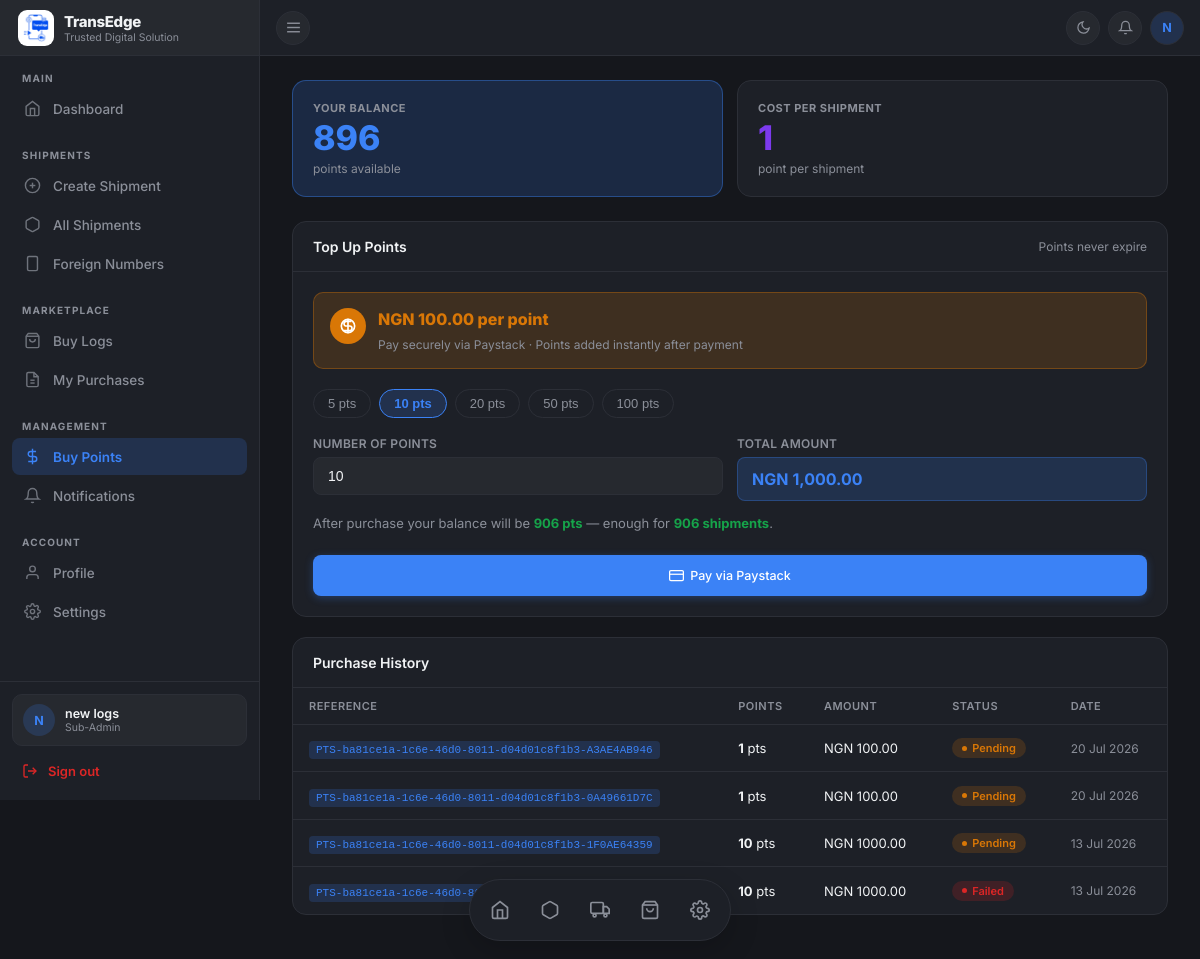
/shipping/sub-admin/points/ (signed in), run on an earlier commit of the app's database.
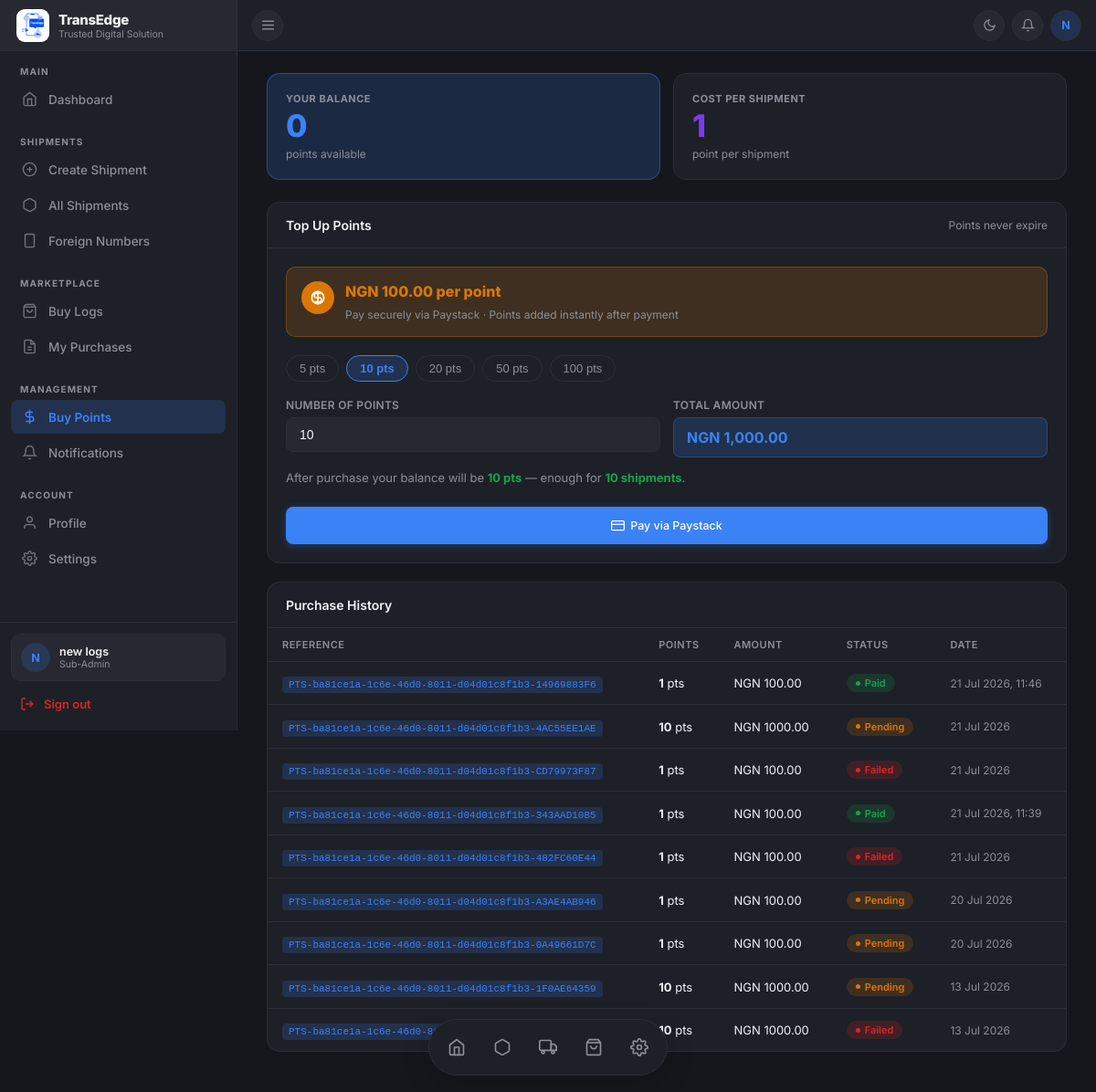
And on a later commit of the database.
### Business/models.py (models this page shows, shortened)
class SubAdminProfile(models.Model):
    class ApprovalStatus(models.TextChoices):
        PENDING   = "pending",   "Pending Approval"
        APPROVED  = "approved",  "Approved"
        REJECTED  = "rejected",  "Rejected"
        SUSPENDED = "suspended", "Suspended"
    user            = models.OneToOneField(
        settings.AUTH_USER_MODEL,
        on_delete=models.CASCADE,
        related_name="sub_admin_profile",
    )
    approval_status = models.CharField(
        max_length=10,
        choices=ApprovalStatus.choices,
        default=ApprovalStatus.PENDING,
    )
    approved_by     = models.ForeignKey(
        settings.AUTH_USER_MODEL,
        on_delete=models.SET_NULL,
        null=True, blank=True,
        related_name="approved_sub_admins",
    )
    approved_at        = models.DateTimeField(null=True, blank=True)
    rejection_reason   = models.TextField(blank=True)
    points_balance     = models.PositiveIntegerField(default=0)
    company_name       = models.CharField(max_length=255, blank=True)
    phone              = models.CharField(max_length=20, blank=True)
    address            = models.TextField(blank=True)
    created_at         = models.DateTimeField(auto_now_add=True)
    updated_at         = models.DateTimeField(auto_now=True)
    avatar          = models.ImageField(upload_to="avatars/", null=True, blank=True)
    whatsapp_number = models.CharField(max_length=20, blank=True)
    referral_code   = models.CharField(max_length=12, unique=True, blank=True, default="")
    referred_by     = models.ForeignKey(
        "self", null=True, blank=True,
        on_delete=models.SET_NULL, related_name="referrals",
    )
    last_activity   = models.DateTimeField(null=True, blank=True)

class PointsPurchase(models.Model):
    class Status(models.TextChoices):
        PENDING = "pending", "Pending"
        SUCCESS = "success", "Success"
        FAILED  = "failed",  "Failed"
    id                  = models.UUIDField(primary_key=True, default=uuid.uuid4, editable=False)
    sub_admin           = models.ForeignKey(
        SubAdminProfile,
        on_delete=models.CASCADE,
        related_name="point_purchases",
    )
    points_bought       = models.PositiveIntegerField()
    amount_paid         = models.DecimalField(max_digits=14, decimal_places=2)
    currency            = models.CharField(max_length=5, default="NGN")
    paystack_reference  = models.CharField(max_length=200, unique=True)
    paystack_access_code= models.CharField(max_length=200, blank=True)
    status              = models.CharField(
        max_length=10, choices=Status.choices, default=Status.PENDING
    )
    paid_at             = models.DateTimeField(null=True, blank=True)
    created_at          = models.DateTimeField(auto_now_add=True)
    class Meta:
        ordering = ["-created_at"]

### Business/sub_admin_views.py (the view)
    def wrapper(request, *args, **kwargs):
        if not request.user.is_authenticated:
            return redirect("sub-admin-login")
        if request.user.role != User.Role.SUB_ADMIN:
            return redirect("sub-admin-login")
        try:
            profile = request.user.sub_admin_profile
        except SubAdminProfile.DoesNotExist:
            return redirect("sub-admin-login")
        if profile.approval_status == SubAdminProfile.ApprovalStatus.PENDING:
            return render(request, "admin/subadmin/pending_approval.html", {"profile": profile})
        if profile.approval_status == SubAdminProfile.ApprovalStatus.REJECTED:
            return render(request, "admin/subadmin/rejected.html", {"profile": profile})
        if profile.approval_status == SubAdminProfile.ApprovalStatus.SUSPENDED:
            return render(request, "admin/subadmin/suspended.html", {"profile": profile})
        return view_func(request, *args, **kwargs)

### Business/context_processors.py (called while the page is built)
def unread_notifications(request):
    user = getattr(request, "user", None)
    if not user or not user.is_authenticated or user.role != User.Role.SUB_ADMIN:
        return {"unread_notifications": 0}
    unread_private = Notification.objects.filter(
        recipient=user, is_read=False
    ).count()
    read_public_ids = NotificationRead.objects.filter(
        user=user
    ).values_list("notification_id", flat=True)
    unread_public = Notification.objects.filter(
        is_public=True, recipient__isnull=True
    ).exclude(id__in=read_public_ids).count()
    return {"unread_notifications": unread_private + unread_public}

def branding(request):
    ref = request.session.get("active_referral_code")
    profile = SubAdminProfile.objects.filter(referral_code=ref).first() if ref else None
    settings_ctx = (
        SubAdminSiteSettings.for_user(profile.user) if profile
        else default_settings_context()
    )
    return {
        "settings": settings_ctx,
        "profile": profile,
        "testimonials": Testimonial.objects.filter(is_active=True).order_by("sort_order"),
        "gallery_images": BrandGalleryImage.objects.filter(is_active=True).order_by("sort_order"),
    }

### Business/templates/admin/subadmin/buy_points.html (shortened to what this page needs)
{% extends "admin/subadmin/base.html" %}
{% block content %}
<div class="balance-grid">
  <div class="bal-card c-sky highlight">
    <span class="bc-label">Your Balance</span>
    <span class="bc-value">{{ profile.points_balance }}</span>
    <span class="bc-sub">points available</span>
  </div>
  <div class="bal-card c-purple">
    <span class="bc-label">Cost Per Shipment</span>
    <span class="bc-value">{{ pricing.points_per_shipment }}</span>
    <span class="bc-sub">point{{ pricing.points_per_shipment|pluralize }} per shipment</span>
  </div>
</div>
<div class="card">
  <div class="card-header">
    <h3>Top Up Points</h3>
    <span>Points never expire</span>
  </div>
  <div class="card-body">
    <div class="rate-notice">
      <div class="coin-icon">
        <svg width="16" height="16" fill="none" viewBox="0 0 24 24" stroke="white" stroke-width="2.5">
          <circle cx="12" cy="12" r="10"/>
          <line x1="12" y1="1" x2="12" y2="23"/>
          <path d="M17 5H9.5a3.5 3.5 0 000 7h5a3.5 3.5 0 010 7H6"/>
        </svg>
      </div>
      <div class="rate-text">
        <span class="rate-highlight">{{ pricing.currency }} {{ pricing.price_per_point }} per point</span>
        <span class="rate-sub">Pay securely via Paystack · Points added instantly after payment</span>
      </div>
    </div>
    <div class="quick-buy" id="quickBuy">
      <button type="button" class="quick-chip" onclick="setQty(5)">5 pts</button>
      <button type="button" class="quick-chip selected" onclick="setQty(10)">10 pts</button>
      <button type="button" class="quick-chip" onclick="setQty(20)">20 pts</button>
      <button type="button" class="quick-chip" onclick="setQty(50)">50 pts</button>
      <button type="button" class="quick-chip" onclick="setQty(100)">100 pts</button>
    </div>
    <form method="post" action="{% url 'sub-admin-points-pay' %}">
      <div class="form-row">
        <div class="form-group">
          <label>Number of Points</label>
          <input type="number" name="quantity" id="qty" value="10" min="1" oninput="calcTotal(); clearChips()">
        </div>
        <div class="form-group">
          <label>Total Amount</label>
          <div class="total-display">
            {{ pricing.currency }} <span id="total-val" style="margin-left:4px;">—</span>
          </div>
        </div>
      </div>
      <p class="shipments-preview" id="ships-preview"></p>
      <button type="submit" class="btn btn-primary wide">
        <svg width="15" height="15" fill="none" viewBox="0 0 24 24" stroke="currentColor" stroke-width="2">
          <rect x="1" y="4" width="22" height="16" rx="2"/>
          <line x1="1" y1="10" x2="23" y2="10"/>
        </svg>
        Pay via Paystack
      </button>
    </form>
  </div>
</div>
{% if history %}
<div class="card">
  <div class="card-header">
    <h3>Purchase History</h3>
  </div>
  <div class="table-wrap">
    <table>
      <thead>
        <tr>
          <th>Reference</th>
          <th>Points</th>
          <th>Amount</th>
          <th>Status</th>
          <th>Date</th>
        </tr>
      </thead>
      <tbody>
        {% for p in history %}
        <tr>
          <td><span class="tid">{{ p.paystack_reference }}</span></td>
          <td><strong>{{ p.points_bought }}</strong> pts</td>
          <td>{{ p.currency }} {{ p.amount_paid }}</td>
          <td>
            {% if p.status == 'success' %}<span class="badge2 b-success">Paid</span>
            {% elif p.status == 'pending' %}<span class="badge2 b-pending">Pending</span>
            {% else %}<span class="badge2 b-failed">Failed</span>{% endif %}
          </td>
          <td style="font-size:12px;color:var(--muted);">
            {% if p.paid_at %}{{ p.paid_at|date:"d M Y, H:i" }}{% else %}{{ p.created_at|date:"d M Y" }}{% endif %}
          </td>
        </tr>
        {% empty %}
        <tr><td colspan="5" class="empty-cell">No purchases yet.</td></tr>
        {% endfor %}
      </tbody>
    </table>
  </div>
</div>
{% endif %}
{% endblock %}

What changed in the data, as far as the page shows it:
changed SubAdminProfile: points_balance "896" → "0"
added PointsPurchase: paystack_reference "PTS-ba81ce1a-1c6e-46d0-8011-d04d01c8f1b3-14969883F6", points_bought "1", currency "NGN", amount_paid "100.00", status "Paid", paid_at "21 Jul 2026, 11:46"
added PointsPurchase: paystack_reference "PTS-ba81ce1a-1c6e-46d0-8011-d04d01c8f1b3-4AC55EE1AE", points_bought "10", currency "NGN", amount_paid "1000.00", status "Pending", created_at "21 Jul 2026"
added PointsPurchase: paystack_reference "PTS-ba81ce1a-1c6e-46d0-8011-d04d01c8f1b3-CD79973F87", points_bought "1", currency "NGN", amount_paid "100.00", status "Failed", created_at "21 Jul 2026"
added PointsPurchase: paystack_reference "PTS-ba81ce1a-1c6e-46d0-8011-d04d01c8f1b3-343AAD10B5", points_bought "1", currency "NGN", amount_paid "100.00", status "Paid", paid_at "21 Jul 2026, 11:39"
added PointsPurchase: paystack_reference "PTS-ba81ce1a-1c6e-46d0-8011-d04d01c8f1b3-482FC60E44", points_bought "1", currency "NGN", amount_paid "100.00", status "Failed", created_at "21 Jul 2026"
Also different on the page:
text written by a page script: "After purchase your balance will be 906 pts — enough for 906 shipments ." → "After purchase your balance will be 10 pts — enough for 10 shipments ."
